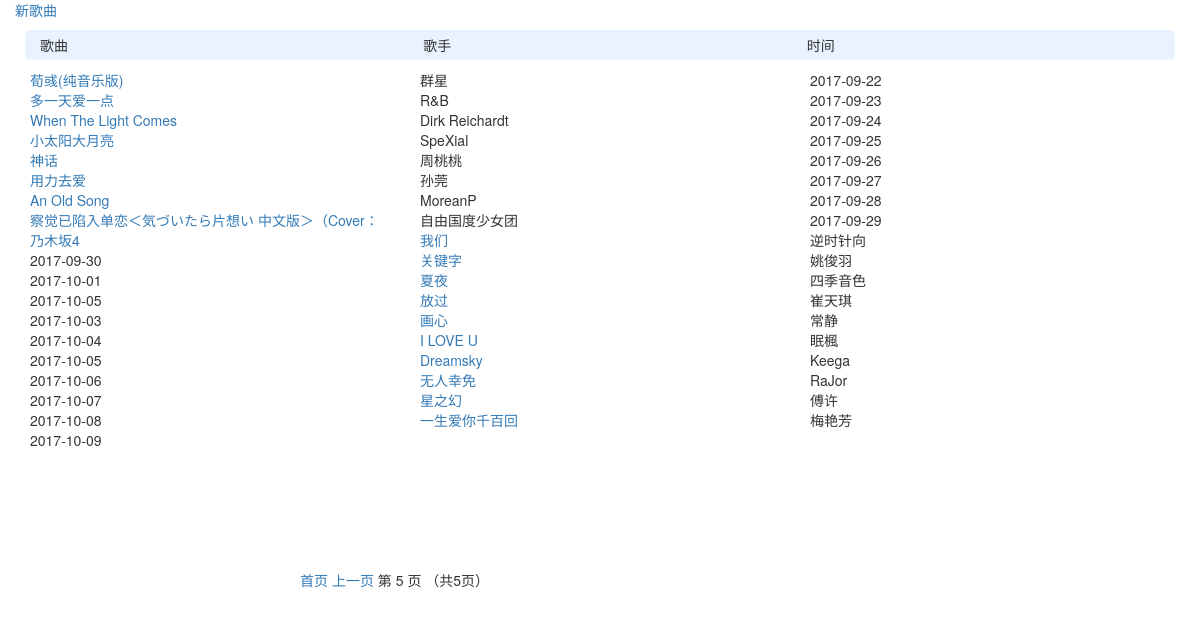
The page /list/index/?page=5 on the database as committed earlier.
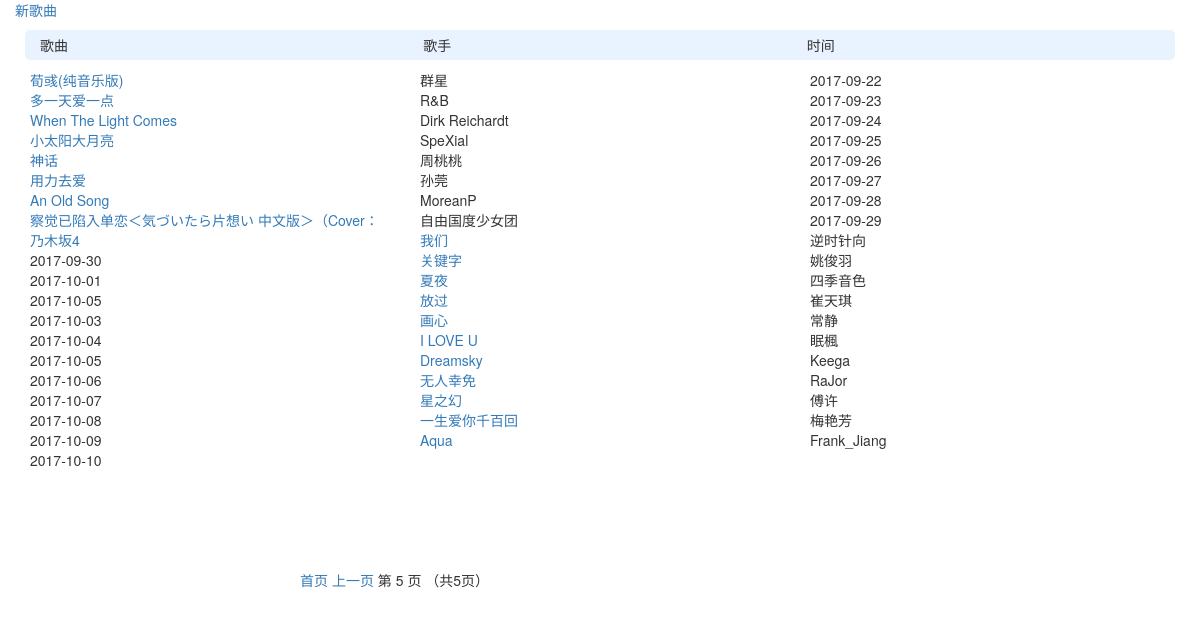
The same page on the database as committed later.
### list/models.py (models this page shows)
class Article(models.Model):
    song_name = models.CharField('歌名', max_length=32, null=False)
    singer = models.CharField('歌手', max_length=32, null=True)
    createTime = models.DateTimeField('添加时间', auto_now=True)

### list/views.py (the view)
def index(request):
    articles_list = models.Article.objects.all()
    paginator = Paginator(articles_list, 25)# Show 25 contacts per page
    pages = paginator.count
    page = request.GET.get('page')
    try:
        articles = paginator.page(page)
    except PageNotAnInteger:
        articles = paginator.page(1)
    except EmptyPage:
        articles = paginator.page(paginator.num_pages)
    return render(request, 'list/index.html', {'articles': articles})

### list/templates/list/index.html (shortened to what this page needs)
<!DOCTYPE html>
<html lang="en">
<head>
    <link rel="stylesheet" href="https://maxcdn.bootstrapcdn.com/bootstrap/3.3.4/css/bootstrap.min.css">
    <link rel="stylesheet" href="https://maxcdn.bootstrapcdn.com/bootstrap/3.3.4/css/bootstrap-theme.min.css">
</head>
<body>
    <div  class="col-md-12" style="height: 550px;">
        <a href="{% url 'list:edit_page' 0 %}">新歌曲</a>  <br/>
        <div class="title">
            <span class="col-md-4 inline">歌曲</span>
            <span class="col-md-4 inline">歌手</span>
            <span class="col-md-4 inline">时间</span>
        </div>
    {% for article in articles %}
        <div>
            <a class="col-md-4 inline" href="{% url 'list:article_page' article.id %}">{{article.song_name }}</a>
            <span class="col-md-4 inline">{{article.singer }}</span>
            <span class="col-md-4 inline">{{article.createTime|date:"Y-m-d" }}</span>
        </div>
    {% endfor %}
    </div>
    <div class="pagination" style="position:relative; left:300px;">
            <span class="step-links">
                {% if articles.has_previous %}
                    <a href="?page=1">首页</a>
                    <a href="?page={{ articles.previous_page_number }}">上一页</a>
                {% endif %}
                <span class="current">
                    第 {{ articles.number }} 页 （共{{ articles.paginator.num_pages }}页）
                </span>
            </span>
        </div>
</body>
</html>

Rows that differ between the two databases and show on the page:
added Article: song_name "Aqua", singer "Frank_Jiang", createTime "2017-10-10"
